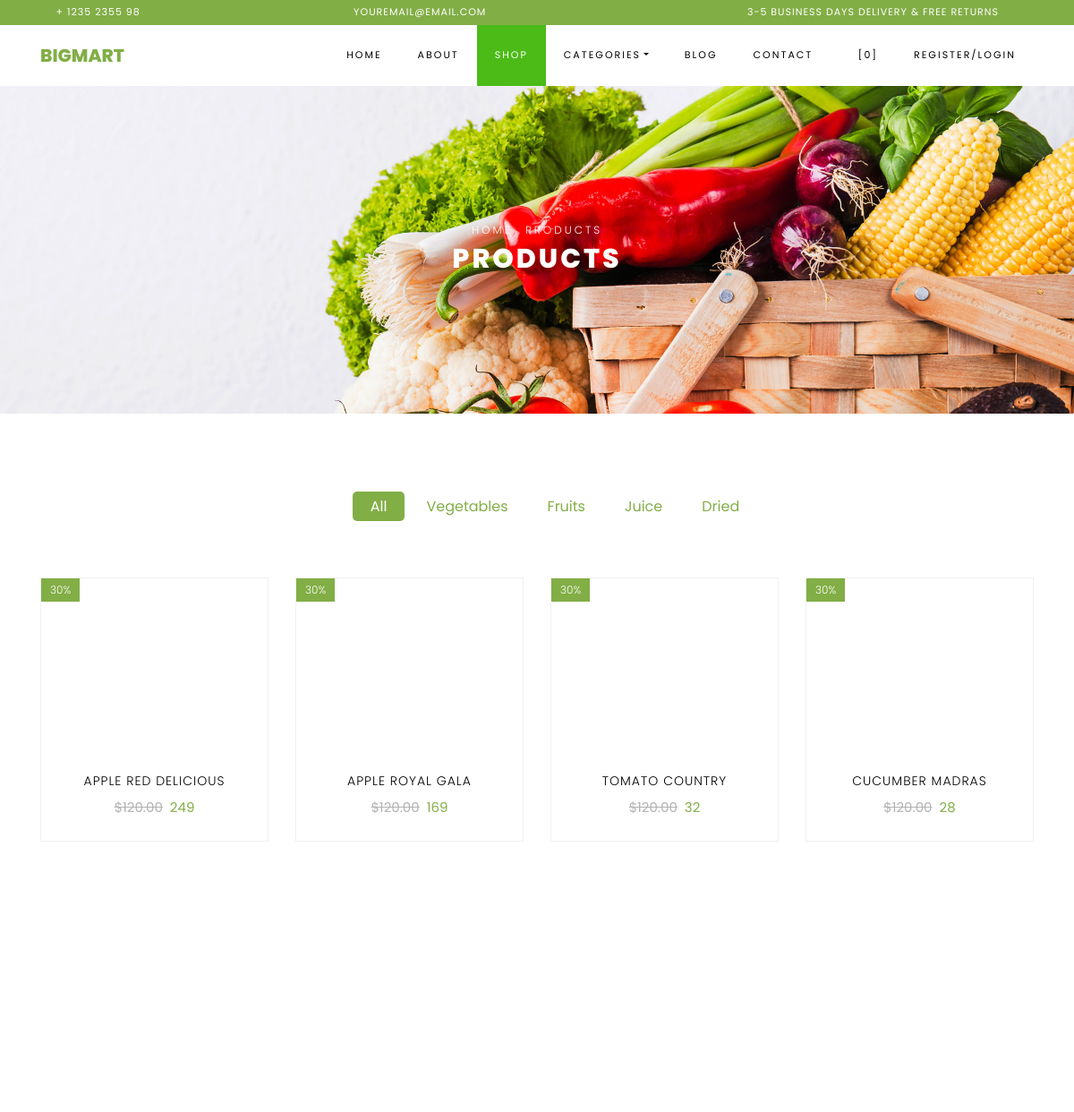
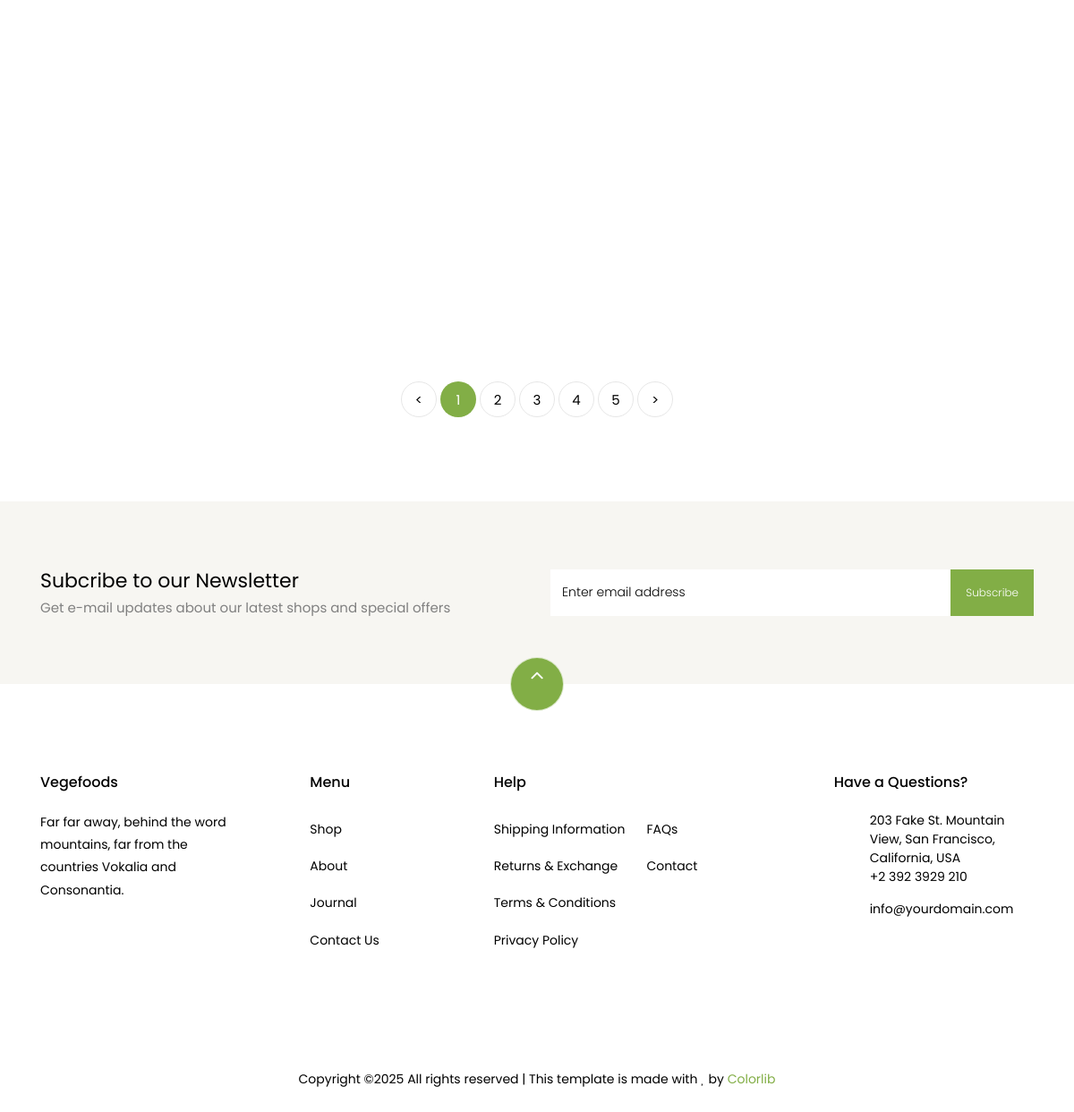
/Shop/, run on the app's committed database (2 pictures, top to bottom).
### Backend/models.py (models this page shows)
class ProductDB(models.Model):
    Category = models.CharField(max_length=100, null=True, blank=True)
    Product_Name = models.CharField(max_length=100, null=True, blank=True)
    Product_Price = models.IntegerField(null=True, blank=True)
    Product_Description = models.CharField(max_length=100, null=True, blank=True)
    Product_Image = models.ImageField(upload_to="Product Images", null=True, blank=True)

### Webapp/views.py (the view)
# urls.py: path('Shop/', views.shop_page, name="Shop"),
def shop_page(req):
    shop_data = ProductDB.objects.all()
    cat = categoriesDB.objects.all()
    return render(req, "Shop.html", {'shop_data': shop_data, 'cat': cat})

### Webapp/templates/Shop.html (shortened to what this page needs)
<!DOCTYPE html>
{% load static %}
<html lang="en">
  <head>
    <link rel="stylesheet" href="{% static 'Web_Home/css/open-iconic-bootstrap.min.css' %}">
    <link rel="stylesheet" href="{% static 'Web_Home/css/animate.css' %}">
    <link rel="stylesheet" href="{% static 'Web_Home/css/owl.carousel.min.css' %}">
    <link rel="stylesheet" href="{% static 'Web_Home/css/owl.theme.default.min.css' %}">
    <link rel="stylesheet" href="{% static 'Web_Home/css/magnific-popup.css' %}">
    <link rel="stylesheet" href="{% static 'Web_Home/css/aos.css' %}">
    <link rel="stylesheet" href="{% static 'Web_Home/css/ionicons.min.css' %}">
    <link rel="stylesheet" href="{% static 'Web_Home/css/bootstrap-datepicker.css' %}">
    <link rel="stylesheet" href="{% static 'Web_Home/css/jquery.timepicker.css' %}">
    <link rel="stylesheet" href="{% static 'Web_Home/css/flaticon.css' %}">
    <link rel="stylesheet" href="{% static 'Web_Home/css/icomoon.css' %}">
    <link rel="stylesheet" href="{% static 'Web_Home/css/style.css' %}">
  </head>
  <body class="goto-here">
		<div class="py-1 bg-primary">
    	<div class="container">
    		<div class="row no-gutters d-flex align-items-start align-items-center px-md-0">
	    		<div class="col-lg-12 d-block">
		    		<div class="row d-flex">
		    			<div class="col-md pr-4 d-flex topper align-items-center">
					    	<div class="icon mr-2 d-flex justify-content-center align-items-center"><span class="icon-phone2"></span></div>
						    <span class="text">+ 1235 2355 98</span>
					    </div>
					    <div class="col-md pr-4 d-flex topper align-items-center">
					    	<div class="icon mr-2 d-flex justify-content-center align-items-center"><span class="icon-paper-plane"></span></div>
						    <span class="text">youremail@email.com</span>
					    </div>
					    <div class="col-md-5 pr-4 d-flex topper align-items-center text-lg-right">
						    <span class="text">3-5 Business days delivery &amp; Free Returns</span>
					    </div>
				    </div>
			    </div>
		    </div>
		  </div>
    </div>
    <nav class="navbar navbar-expand-lg navbar-dark ftco_navbar bg-dark ftco-navbar-light" id="ftco-navbar">
	    <div class="container">
	      <a class="navbar-brand" href="index.html">Bigmart</a>
	      <div class="collapse navbar-collapse" id="ftco-nav">
	        <ul class="navbar-nav ml-auto">
	          <li class="nav-item "><a href="{% url 'home' %}" class="nav-link">Home</a></li>
				<li class="nav-item "><a href="{% url 'About' %}" class="nav-link">About</a></li>
				<li class="nav-item active" ><a style="background-color: #4CBB17;color:white" href="{% url 'Shop' %}" class="nav-link">Shop</a></li>
	          <li class="nav-item dropdown">
              <a class="nav-link dropdown-toggle" href="#" id="dropdown04" data-toggle="dropdown" aria-haspopup="true" aria-expanded="false">Categories</a>
            </li>
	          <li class="nav-item"><a href="{% url 'Blog' %}" class="nav-link">Blog</a></li>
	          <li class="nav-item"><a href="{% url 'Contact' %}" class="nav-link">Contact</a></li>
	          <li class="nav-item cta cta-colored"><a href="{% url 'cart' %}" class="nav-link"><span class="icon-shopping_cart"></span>[0]</a></li>
				{% if request.session.Username%}
				<li class="nav-item"><a href="{% url 'User_logout' %}" class="nav-link">{{request.session.Username}}/Logout</a></li>
				{% else %}
				<li class="nav-item"><a href="{% url 'user_register' %}" class="nav-link">Register/Login</a></li>
				{% endif %}
	        </ul>
	      </div>
	    </div>
	  </nav>
    <div class="hero-wrap hero-bread" style="background-image: url({% static 'Web_Home/images/bg_1.jpg' %});">
      <div class="container">
        <div class="row no-gutters slider-text align-items-center justify-content-center">
          <div class="col-md-9 ftco-animate text-center">
          	<p class="breadcrumbs"><span class="mr-2"><a href="index.html">Home</a></span> <span>Products</span></p>
            <h1 class="mb-0 bread">Products</h1>
          </div>
        </div>
      </div>
    </div>
    <section class="ftco-section">
    	<div class="container">
    		<div class="row justify-content-center">
    			<div class="col-md-10 mb-5 text-center">
    				<ul class="product-category">
    					<li><a href="#" class="active">All</a></li>
    					<li><a href="#">Vegetables</a></li>
    					<li><a href="#">Fruits</a></li>
    					<li><a href="#">Juice</a></li>
    					<li><a href="#">Dried</a></li>
    				</ul>
    			</div>
    		</div>
    		<div class="row">
                {% for d in shop_data %}
    			<div class="col-md-6 col-lg-3 ftco-animate">
    				<div class="product">
    					<a href="#" class="img-prod"><img class="img-fluid" src="{{d.Product_Image.url}}" style="height:200px;width:300px" salt="Colorlib Template">
    						<span class="status">30%</span>
    					</a>
    					<div class="text py-3 pb-4 px-3 text-center">
    						<h3><a href="#">{{d.Product_Name}}</a></h3>
    						<div class="d-flex">
    							<div class="pricing">
		    						<p class="price"><span class="mr-2 price-dc">$120.00</span><span class="price-sale">{{d.Product_Price}}</span></p>
		    					</div>
	    					</div>
    					</div>
    				</div>
    			</div>
                {% endfor %}
    		</div>
    		<div class="row mt-5">
          <div class="col text-center">
            <div class="block-27">
              <ul>
                <li><a href="#">&lt;</a></li>
                <li class="active"><span>1</span></li>
                <li><a href="#">2</a></li>
                <li><a href="#">3</a></li>
                <li><a href="#">4</a></li>
                <li><a href="#">5</a></li>
                <li><a href="#">&gt;</a></li>
              </ul>
            </div>
          </div>
        </div>
    	</div>
    </section>
		<section class="ftco-section ftco-no-pt ftco-no-pb py-5 bg-light">
      <div class="container py-4">
        <div class="row d-flex justify-content-center py-5">
          <div class="col-md-6">
          	<h2 style="font-size: 22px;" class="mb-0">Subcribe to our Newsletter</h2>
          	<span>Get e-mail updates about our latest shops and special offers</span>
          </div>
          <div class="col-md-6 d-flex align-items-center">
            <form action="#" class="subscribe-form">
              <div class="form-group d-flex">
                <input type="text" class="form-control" placeholder="Enter email address">
                <input type="submit" value="Subscribe" class="submit px-3">
              </div>
            </form>
          </div>
        </div>
      </div>
    </section>
    <footer class="ftco-footer ftco-section">
      <div class="container">
      	<div class="row">
      		<div class="mouse">
						<a href="#" class="mouse-icon">
							<div class="mouse-wheel"><span class="ion-ios-arrow-up"></span></div>
						</a>
					</div>
      	</div>
        <div class="row mb-5">
          <div class="col-md">
            <div class="ftco-footer-widget mb-4">
              <h2 class="ftco-heading-2">Vegefoods</h2>
              <p>Far far away, behind the word mountains, far from the countries Vokalia and Consonantia.</p>
              <ul class="ftco-footer-social list-unstyled float-md-left float-lft mt-5">
              </ul>
            </div>
          </div>
          <div class="col-md">
            <div class="ftco-footer-widget mb-4 ml-md-5">
              <h2 class="ftco-heading-2">Menu</h2>
              <ul class="list-unstyled">
                <li><a href="#" class="py-2 d-block">Shop</a></li>
                <li><a href="#" class="py-2 d-block">About</a></li>
                <li><a href="#" class="py-2 d-block">Journal</a></li>
                <li><a href="#" class="py-2 d-block">Contact Us</a></li>
              </ul>
            </div>
          </div>
          <div class="col-md-4">
             <div class="ftco-footer-widget mb-4">
              <h2 class="ftco-heading-2">Help</h2>
              <div class="d-flex">
	              <ul class="list-unstyled mr-l-5 pr-l-3 mr-4">
	                <li><a href="#" class="py-2 d-block">Shipping Information</a></li>
	                <li><a href="#" class="py-2 d-block">Returns &amp; Exchange</a></li>
	                <li><a href="#" class="py-2 d-block">Terms &amp; Conditions</a></li>
	                <li><a href="#" class="py-2 d-block">Privacy Policy</a></li>
	              </ul>
	              <ul class="list-unstyled">
	                <li><a href="#" class="py-2 d-block">FAQs</a></li>
	                <li><a href="#" class="py-2 d-block">Contact</a></li>
	              </ul>
	            </div>
            </div>
          </div>
          <div class="col-md">
            <div class="ftco-footer-widget mb-4">
            	<h2 class="ftco-heading-2">Have a Questions?</h2>
            	<div class="block-23 mb-3">
	              <ul>
	                <li><span class="icon icon-map-marker"></span><span class="text">203 Fake St. Mountain View, San Francisco, California, USA</span></li>
	                <li><a href="#"><span class="icon icon-phone"></span><span class="text">+2 392 3929 210</span></a></li>
	                <li><a href="#"><span class="icon icon-envelope"></span><span class="text">info@yourdomain.com</span></a></li>
	              </ul>
	            </div>
            </div>
          </div>
        </div>
        <div class="row">
          <div class="col-md-12 text-center">
            <p>
						  Copyright &copy;<script>document.write(new Date().getFullYear());</script> All rights reserved | This template is made with <i class="icon-heart color-danger" aria-hidden="true"></i> by <a href="https://colorlib.com" target="_blank">Colorlib</a>
						</p>
          </div>
        </div>
      </div>
    </footer>
  </body>
</html>

### Webapp/static/Web_Home/css/icomoon.css (style rules this page uses)
[class^="icon-"], [class*=" icon-"] { font-family: 'icomoon' !important; speak: none; font-style: normal; font-weight: normal; font-variant: normal; text-transform: none; line-height: 1; -webkit-font-smoothing: antialiased; -moz-osx-font-smoothing: grayscale; }
.icon-heart:before { content: "\f004"; }
.icon-map-marker:before { content: "\f041"; }
.icon-phone:before { content: "\f095"; }
.icon-envelope:before { content: "\f0e0"; }
.icon-paper-plane:before { content: "\f1d8"; }
.icon-phone2:before { content: "\e0cd"; }
.icon-shopping_cart:before { content: "\e8cc"; }

### data on the page
ProductDB: Product_Name "APPLE RED DELICIOUS", Product_Price "249"
ProductDB: Product_Name "APPLE ROYAL GALA", Product_Price "169"
ProductDB: Product_Name "TOMATO COUNTRY", Product_Price "32"
ProductDB: Product_Name "CUCUMBER MADRAS", Product_Price "28"
